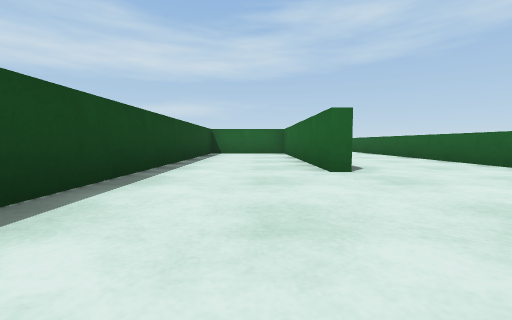
[1] (above)

18 first-person views from a walk through a world built for the Webots simulator. The camera is 0.07 m above the floor, tilts 4° down and sees 90° across. The floor is counted in squares, 0.2 m on a side. Each view is taken from the middle of a square. On the plan, view 1 faces up. The plan holds only what a view shows up to about 9 squares ahead; the rest is blank. Robots are left out. Simple shapes and patterns stand in for the simulator's stock objects.

[2]
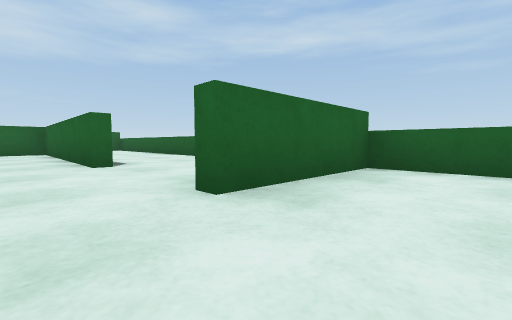

[3]
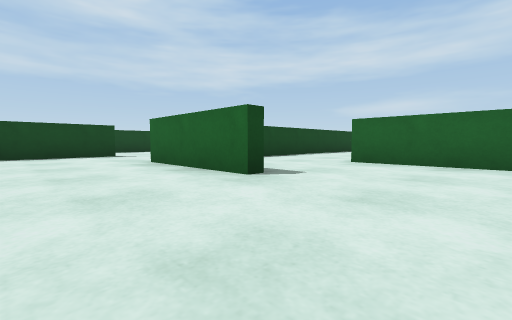

[4]
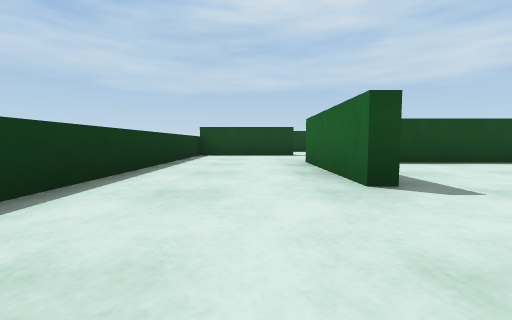

[5]
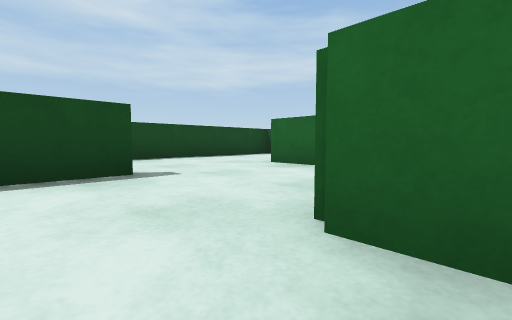

[6]
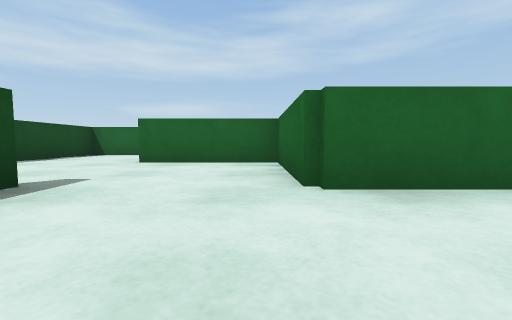

[7]
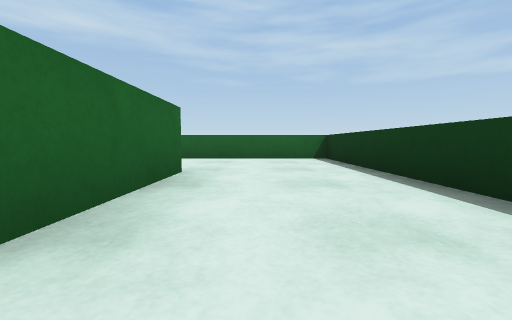

[8]
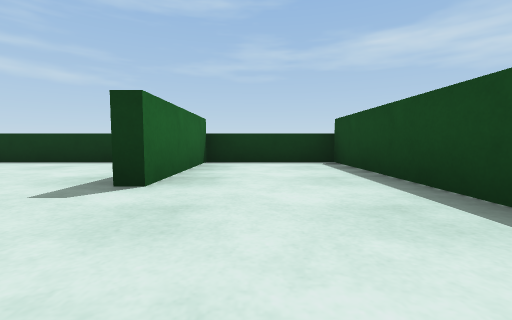

[9]
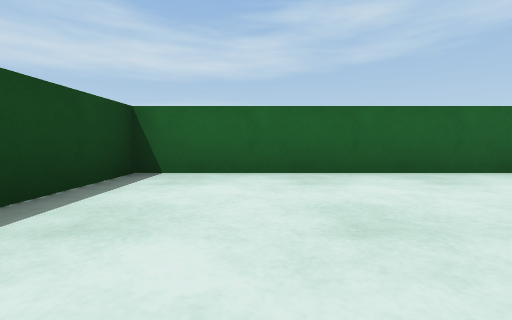

[10]
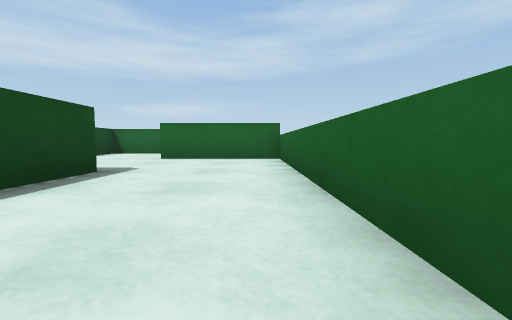

[11]
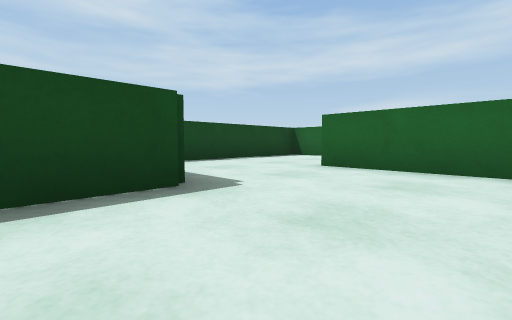

[12]
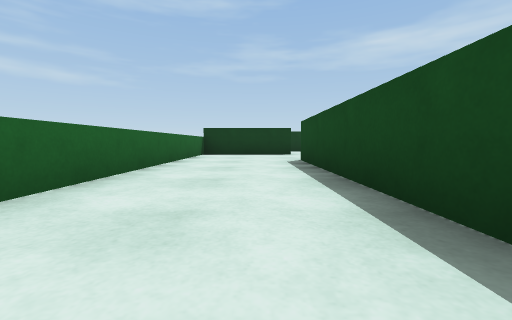

[13]
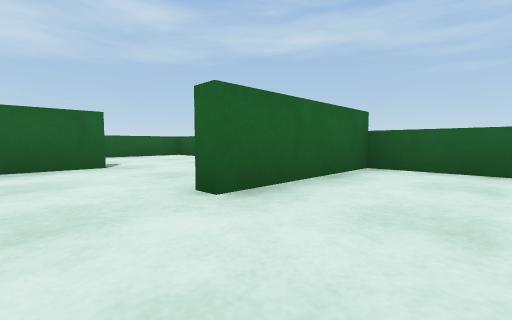

[14]
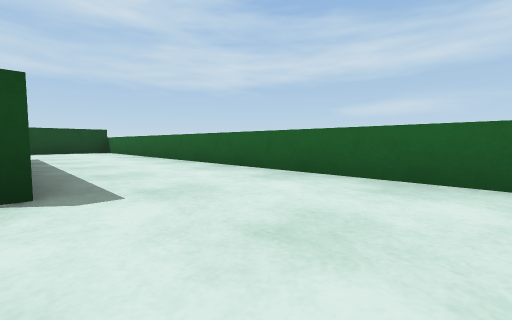

[15]
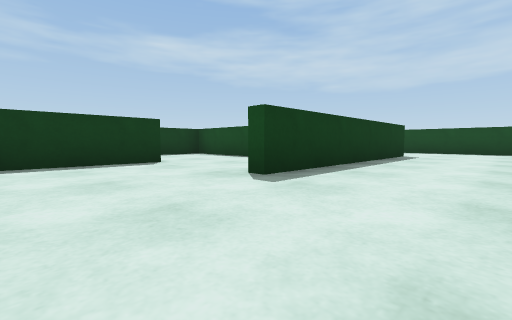

[16]
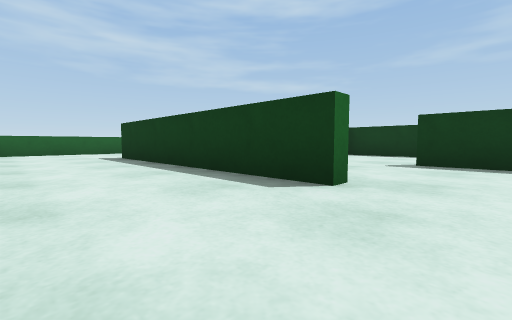

[17]
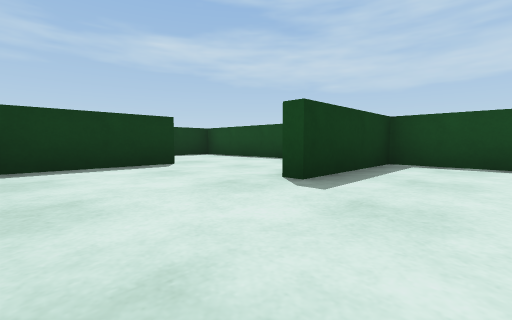

[18]
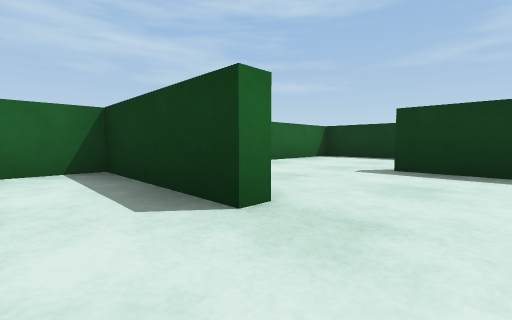

### Floor plan
Points are (right, up) in squares from view 1. A wall is a line through its corners. A room is listed if a view was taken in it or the views show most of it. See-through windows are left out.
Room 1 (views 1, 2, 3, 4, 5)
walls: (1, -2.1) (-1.6, -2.1); (-1.4, -4.5) (3.5, -4.5) (3.5, 0.4) (1, 0.4); (-1.4, 1.4) (-1.4, -0.6)
ways out: opening at (-0.5, -3.5) to room 2; opening at (0, 1) to room 10
Room 2 (views 6, 7)
walls: (-3.9, -1.9) (-3.9, -4.5) (-1.4, -4.5)
ways out: opening at (-0.5, -3.5) to room 1; opening at (-2.5, -2) to room 9
Room 3 (views 8, 9)
walls: (-6.4, 0.4) (-6.4, -4.5) (-4, -4.5) (-4, -2)
ways out: opening at (-4, -0.5) to room 9; opening at (-5, 1) to room 11
Room 4 (views 10, 11, 12)
walls: (1.1, 8.2) (1.1, 3); (1, 0.6) (3.5, 0.6) (3.5, 10.4) (1, 10.4)
ways out: opening at (1, 9.5) to room 5; opening at (1, 2.5) to room 10
Room 5 (view 13)
walls: (-1.4, 10.5) (-1.4, 8.1) (-0.1, 8.1)
ways out: opening at (1, 9.5) to room 4; opening at (0, 11) to room 6
Room 6 (views 14, 15, 16)
walls: (1, 12.9) (-1.4, 12.9) (-1.4, 10.5); (0.9, 10.6) (3.1, 10.6); (3.5, 12.2) (3.5, 15.5) (-6.4, 15.5) (-6.4, 12.6); (-4.1, 13.1) (1, 13.1)
ways out: opening at (0, 11) to room 5; opening at (-5, 13) to room 7
Room 7 (views 17, 18)
walls: (-4.1, 8.1) (-1.6, 8.1) (-1.6, 9.1); (-6.4, 8.5) (-6.4, 7.5); (-6.4, 12.6) (-6.4, 10.6) (-4, 10.6)
ways out: opening at (-5, 13) to room 6; opening at (-5, 8) to room 8
Room 8 (no view inside)
walls: (-3.4, 3.1) (-1.6, 3.1) (-1.6, 5.2); (-6.4, 7.5) (-6.4, 5.6) (-4, 5.6)
ways out: opening at (-5, 8) to room 7
Room 9 (no view inside)
walls: (-1.6, -2.1) (-1.6, 0.4) (-4, 0.4)
ways out: opening at (-2.5, -2) to room 2; opening at (-4, -0.5) to room 3
Room 10 (no view inside)
walls: (1, 2.9) (1, 7.9) (-1.4, 7.9) (-1.4, 1.4)
ways out: opening at (0, 1) to room 1; opening at (1, 2.5) to room 4
Room 11 (no view inside)
walls: (-2, 2.9) (-6.4, 2.9) (-6.4, 0.4)
ways out: opening at (-5, 1) to room 3

Where each view was taken, in squares from view 1:
view 1: 0 up, 0 right, facing up
view 2: 1 down, 0 right, facing up-right
view 3: 4 down, 3 right, facing up-left
view 4: 3 down, 3 right, facing left
view 5: 3 down, 1 left, facing up-left
view 6: 4 down, 2 left, facing up
view 7: 3 down, 2 left, facing right
view 8: 0 up, 5 left, facing down
view 9: 0 up, 5 left, facing up
view 10: 5 up, 3 right, facing up
view 11: 7 up, 3 right, facing up-left
view 12: 8 up, 2 right, facing down
view 13: 9 up, 0 right, facing up-right
view 14: 13 up, 3 right, facing up-left
view 15: 15 up, 3 right, facing down-left
view 16: 15 up, 5 left, facing down-right
view 17: 12 up, 2 left, facing down-left
view 18: 9 up, 5 left, facing down-right
